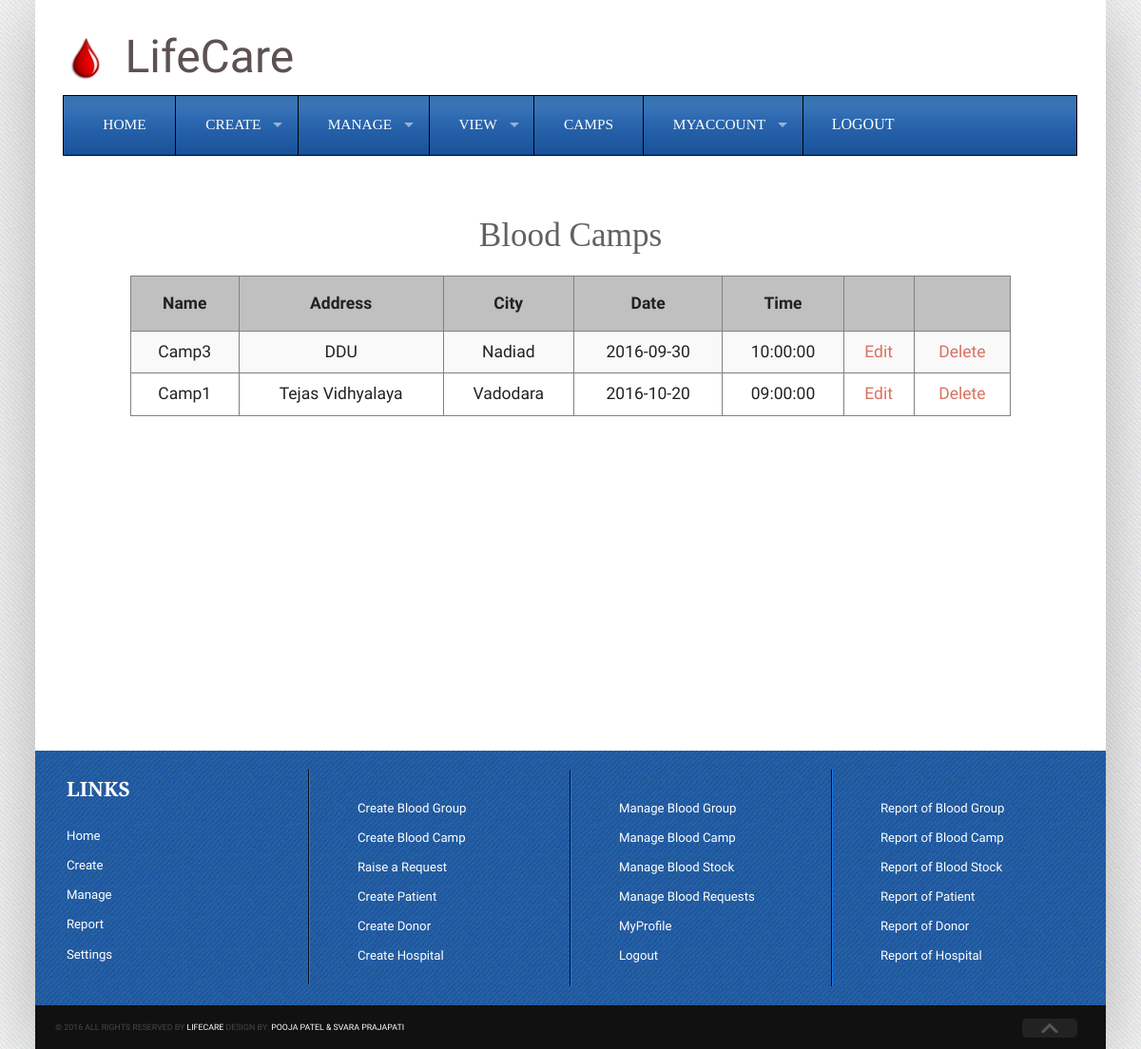
Screenshot of /Admin/mbloodcamp.php (signed in) with the database file from the repository.
### tables this page shows
CREATE TABLE `tblbloodcamp` (
  `cid` int(11) NOT NULL,
  `nameofcamp` varchar(50) DEFAULT NULL,
  `address` varchar(200) DEFAULT NULL,
  `image` varchar(500) DEFAULT NULL,
  `description` varchar(500) DEFAULT NULL,
  `date` date DEFAULT NULL,
  `time` time NOT NULL,
  `status` bit(1) DEFAULT NULL,
  `cityid` int(11) DEFAULT NULL
);

CREATE TABLE `tblcity` (
  `cityid` int(11) NOT NULL,
  `name` varchar(60) DEFAULT NULL
);

### Admin/mbloodcamp.php (the view, shortened to what this page needs)
<!DOCTYPE html>
<head>
<link rel="stylesheet" href="css/foundation.min.css">
<link rel="stylesheet" href="css/superfish.css">
<link rel="stylesheet" href="css/stylesheet.css">
<link rel="stylesheet" href="js/slider/flexslider.css">
<link rel="stylesheet" href="js/slider/flexcar.css">
</head>
<body>
<div class="wrapper">
  <div class="header">
    <div class="row">
      <div class="columns large-12  header-inner" style="height:100px"><br><image src="images/logo4.jpeg" style="margin:10px 15px 30px 0px"><font size="75px">LifeCare</font></div>
      <div class="columns large-12">
        <nav>
          <section>
            <ul class="sf-menu large-12">
              <li class="active"><a href="adminhome.php">Home</a></li>
              <li><a href="create.php">Create</a>
			  </li>
              <li><a href="manage.php">Manage</a>
			  </li>
              <li><a href="report.php">View</a>
			  </li>
			  <li class="active"><a href="camps.php">Camps</a></li>
               <li><a href="#">MyAccount</a>
			  </li>
			  <li><form method="POST" action="" name="formhome"><input type="submit" value="LOGOUT" name="btnlogout" id="btnlogout"/></form>
			  </li>
            </ul>
          </section>
        </nav>
      </div>
    </div>
	<div>
	<br>
	<div>
	<br>
	<center><h3>Blood Camps</h3></center>
	</div>
	<div style="min-height:500px;margin-left:100px;margin-right:100px">
	<center>
	  <?php
			echo "<table><tr><th style=\"padding:15px\">Name</th><th>Address</th><th>City</th><th>Date</th><th>Time</th><th></th><th></th></tr>";
			$sql="Select * from tblbloodcamp,tblcity where tblbloodcamp.cityid=tblcity.cityid";
			$con=mysqli_connect(@"localhost","root","","dblifecare");
			$result=mysqli_query($con,$sql);
			while($line=mysqli_fetch_array($result))
			{
				echo "<tr>";
				echo "<td style=\"padding:12px\">";
				echo $line['nameofcamp'];
				echo "</td>";
				echo "<td>";
				echo $line['address'];
				echo "</td>";
				echo "<td>";
				echo $line['name'];
				echo "</td>";
				echo "<td>";
				echo $line['date'];
				echo "</td>";
				echo "<td>";
				echo $line['time'];
				echo "</td>";
				echo "<td>";
				$id=$line['cid'];
				echo "<a href=\"updatebc.php?id=$id\">Edit</a>";
				echo "</td>";
				$id=$line['cid'];
				echo "<td>";
				echo "<a href=\"deletebc.php?did=$id\">Delete</a>";
				echo "</td>";
				echo "</tr>";
			}
				echo "</table>";
		?>
	</center>
    </div>
    <footer class="footer">
      <div class="row">
        <div class="columns large-12 footer-inner">
          <div class="row">
            <div class="columns large-3 box">
              <div class="">
                <h2 class="footer-title">Links</h2>
                <ul>
                  <li><a href="adminhome.php">Home</a></li>
                  <li><a href="create.php">Create</a></li>
                  <li><a href="manage.php">Manage</a></li>
                  <li><a href="report.php">Report</a></li>
                  <li><a href="settings.php">Settings</a></li>
                </ul>
              </div>
            </div>
            <div class="columns large-3 box">
              <div>
                <h2 class="footer-title"></h2>
                <ul>
                  <li><a href="cbloodgroup.php">Create Blood Group</a></li>
                  <li><a href="cbloodcamp.php">Create Blood Camp</a></li>
                  <li><a href="crequest.php">Raise a Request</a></li>
                  <li><a href="cpatient.php">Create Patient</a></li>
                  <li><a href="cdonor.php">Create Donor</a></li>
                  <li><a href="chospital.php">Create Hospital</a></li>
                </ul>
              </div>
            </div>
			<div class="columns large-3 box">
              <div>
                <h2 class="footer-title"></h2>
                <ul>
                  <li><a href="mbloodgroup.php">Manage Blood Group</a></li>
                  <li><a href="mbloodcamp.php">Manage Blood Camp</a></li>
                  <li><a href="mbloodstock.php">Manage Blood Stock</a></li>
                  <li><a href="mbloodrequest.php">Manage Blood Requests</a></li>
				  <li><a href="myprofile.php">MyProfile</a></li>
				  <li><a href="home.php">Logout</a></li>
                </ul>
              </div>
            </div>
            <div class="columns large-3 box">
              <div>
                <h2 class="footer-title"></h2>
				<ul>
				  <li><a href="rbloodgroup.php">Report of Blood Group</a></li>
                  <li><a href="rbloodcamp.php">Report of Blood Camp</a></li>
                  <li><a href="rbloodstock.php">Report of Blood Stock</a></li>
                  <li><a href="rpatient.php">Report of Patient</a></li>
                  <li><a href="rdonor.php">Report of Donor</a></li>
                  <li><a href="rhospital.php">Report of Hospital</a></li>
				</ul>
              </div>
            </div>
          </div>
        </div>
      </div>
    </footer>
    <div class="credit-row">
      <div class="row">
        <div class="columns large-11 credit">&copy; 2016 All rights reserved by <a href="#">LifeCare</a> Design by: <a href="#">POOJA PATEL & SVARA PRAJAPATI</a></div>
        <div class="columns large-1"><img src="images/toparrow.png" alt="" class="scrollToTop"></div>
      </div>
    </div>
  </div>
</div>
</body>
</html>

### Admin/css/superfish.css (style rules this page uses)
.sf-menu, .sf-menu * { margin: 0; padding: 0; list-style: none; }
.sf-menu li { position: relative; }
.sf-menu > li { float: left; }
.sf-menu a { display: block; position: relative; }
.sf-menu { float: left; margin-bottom: 1em; }
.sf-menu a { border-left: 1px solid #fff; border-top: 1px solid #dFeEFF; border-top: 1px solid rgba(255,255,255,.5); padding: .75em 1em; text-decoration: none; zoom: 1; }
.sf-menu a { color: #13a; }
.sf-menu li { background: #BDD2FF; white-space: nowrap; *white-space: normal; -webkit-transition: background .2s; transition: background .2s; }
.sf-arrows .sf-with-ul { padding-right: 2.5em; *padding-right: 1em; }
.sf-arrows .sf-with-ul:after { content: ''; position: absolute; top: 50%; right: 1em; margin-top: -3px; height: 0; width: 0; border: 5px solid transparent; border-top-color: #dFeEFF; border-top-color: rgba(255,255,255,.5); }

### Admin/css/stylesheet.css (style rules this page uses)
.row { width: 100%; }
body { font-size: 1.1em; line-height: 1.5em; color: #5d5151; font-family:'Droid Sans', serif; background-color: #f6f6f6; background-image: url('../images/bg.png'); }
h1,h2,h3,h4,h5,h6 { color:rgb(97, 97, 97); font-family: 'Droid Serif', serif; font-size: 2.0em; font-weight: normal; }
a { color: #d97163; }
.wrapper { background: #fff; max-width:64em; margin: auto; box-shadow: 0 10px 80px rgba(0,0,0,.3); -webkit-box-shadow: 0 10px 80px rgba(0,0,0,.3); -moz-box-shadow: 0 10px 80px rgba(0,0,0,.3); -o-box-shadow: 0 10px 80px rgba(0,0,0,.3); }
.sf-menu { margin-bottom: 0; background:#007ebf url('../images/menubg.png') repeat-x top; padding-left: 10px; padding-right: 10px; border:1px solid #000; }
.sf-menu li { background: url('../images/menubg.png'); border-right: 1px solid #000; }
.sf-menu li:last-child { border: 0; }
.sf-menu a { color: #fff; border:none; font-family: 'Droid Serif',serif; text-transform: uppercase; font-size: .875em; font-weight: normal; padding-top:1.2em; padding-bottom: 1.2em; padding-left: 2em; padding-right: 2em; }
footer.footer { background:url('../images/footerbg.png'); padding: 20px 0 20px 0; color: #c5c5c5; }
h2.footer-title { color: #fff; padding-bottom: 20px; font-size: 1.6em; font-weight: bold; text-transform: uppercase; margin-bottom: 0; }
.footer-inner { font-size: .75em; color: #fff; }
.footer-inner .box { border-right:1px solid #011021; border-left:1px solid #1a78e7; padding-left: 50px; padding-right: 50px; }
.footer-inner .box:first-child { padding-left: 20px; border-left: 0; }
.footer-inner .box:last-child { border-right: 0; padding-right: 20px; }
footer ul li { display: block; padding: 5px 0; }
.footer ul li a { color: #fff; }
footer ul li:last-child { border-bottom: 0; }
footer ul li a { color: #222; font-weight: normal; }
.credit-row { background: #111; padding: 10px 0; }
.credit { font-size: .5em; color: #4a4646; text-transform: uppercase; }
.credit a { color: #fff; }
img.scrollToTop { padding:5px 20px; background: #222; border-radius: 5px; cursor: pointer; }

### Admin/mbloodcamp.php (style rules this page uses)
#btnlogout { background:#007ebf url('../images/menubg.png') repeat-x top; font-family: 'Droid Serif',serif;text-transform: uppercase; font-size:0.875em; font-weight: normal; border: none; color:white; padding: 21px 30px; text-align: center; text-decoration: none; display: inline-block; font-size: 16px;"/> }
th, td { text-align: left; border:0.5px solid gray; text-align:center; font-size:20px; }
table { border:0.5px solid gray; border-collapse:collapse; font-size:20px; width:100%; }
th { background-color: silver; }

### rows the page displays
tblbloodcamp: nameofcamp "Camp3", address "DDU", cityid.name "Nadiad", date "2016-09-30", time "10:00:00"
tblbloodcamp: nameofcamp "Camp1", address "Tejas Vidhyalaya", cityid.name "Vadodara", date "2016-10-20", time "09:00:00"
